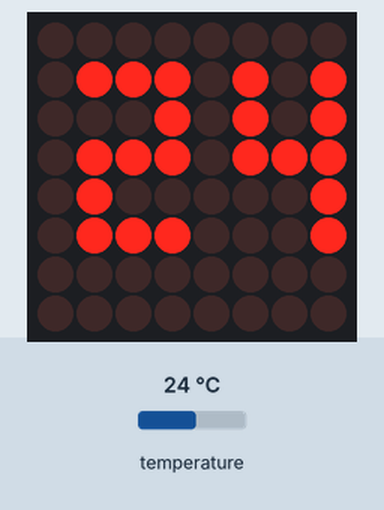
A sketch run on a simulated Arduino Uno, built with avr-gcc and run on an emulated ATmega328P. On the bench: 8×8 LED matrix. The inputs (shaded band) are chosen by the test bench; at power-on: temperature 24 °C.

Above: at 2.8 s.
2.9 s: temperature set to 12 °C
At 4.5 s:
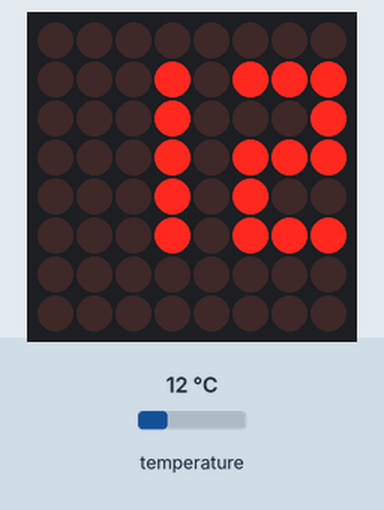
4.8 s: temperature set to 19 °C
At 6.6 s:
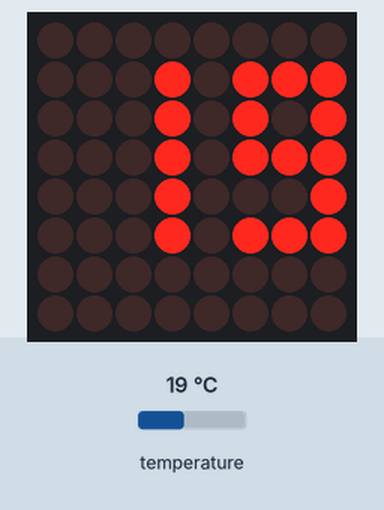
7.3 s: temperature set to 28 °C
At 8.8 s:
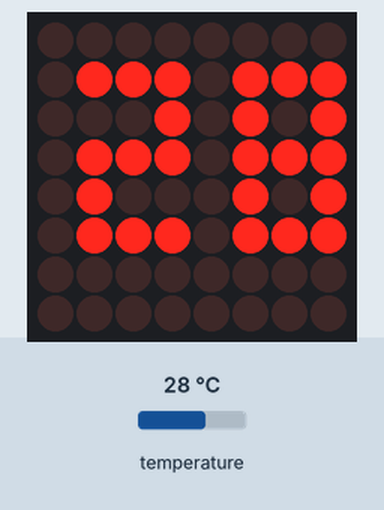
9.9 s: temperature set to 33 °C
At 12.1 s:
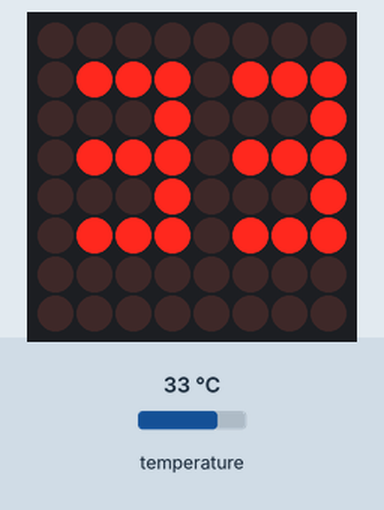
12.4 s: temperature set to 41 °C
At 14.2 s:
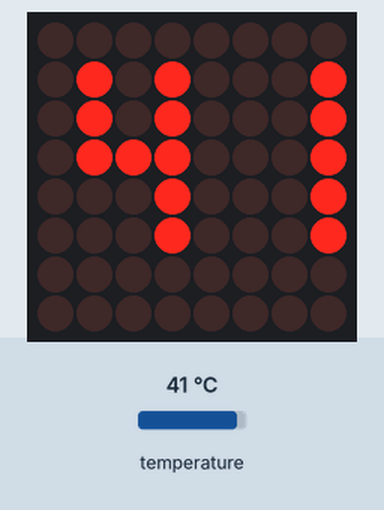
14.9 s: temperature set to 2 °C
At 16.3 s:
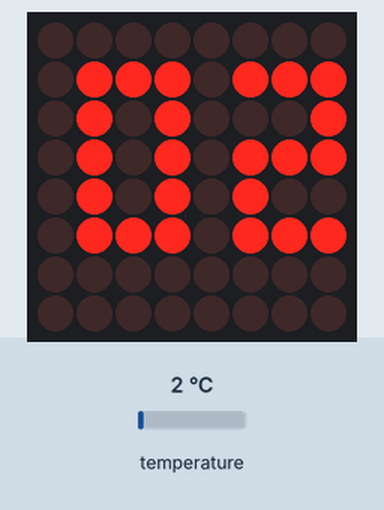
Timing chart, 0 to 17.9 s (numbered marks = the images above; inputs shaded):
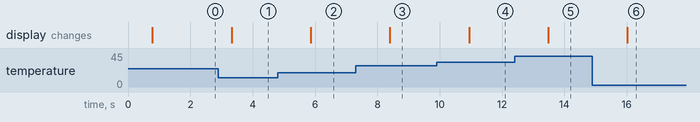

Measured:
- after the input at 2.9 s, the display: changes after 0.42 s (image 1)
- after the input at 4.8 s, the display: changes after 1.1 s (image 2)
- after the input at 7.3 s, the display: changes after 1.1 s (image 3)
- after the input at 9.9 s, the display: changes after 1.0 s (image 4)
- after the input at 12.4 s, the display: changes after 1.1 s (image 5)
- after the input at 14.9 s, the display: changes after 1.1 s (image 6)

The sketch:

led_acuario.ino
```cpp
#include "LedControl.h"
#include <DallasTemperature.h>
#include <OneWire.h>

int cero[15] =
{
  1,1,1,
  1,0,1,
  1,0,1,
  1,0,1,
  1,1,1
};

int uno[15] =
{
  0,0,1,
  0,0,1,
  0,0,1,
  0,0,1,
  0,0,1
};

int dos[15] =
{
  1,1,1,
  0,0,1,
  1,1,1,
  1,0,0,
  1,1,1
};

int tres[15] =
{
  1,1,1,
  0,0,1,
  1,1,1,
  0,0,1,
  1,1,1
};

int cuatro[15] =
{
  1,0,1,
  1,0,1,
  1,1,1,
  0,0,1,
  0,0,1
};

int cinco[15] =
{
  1,1,1,
  1,0,0,
  1,1,1,
  0,0,1,
  1,1,1
};

int seis[15] =
{
  1,1,1,
  1,0,0,
  1,1,1,
  1,0,1,
  1,1,1
};

int siete[15] =
{
  1,1,1,
  0,0,1,
  0,1,0,
  1,0,0,
  1,0,0
};

int ocho[15] =
{
  1,1,1,
  1,0,1,
  1,1,1,
  1,0,1,
  1,1,1
};

int nueve[15] =
{
  1,1,1,
  1,0,1,
  1,1,1,
  0,0,1,
  1,1,1
};

int LetraA[15] =
{
  1,1,1,
  1,0,1,
  1,1,1,
  1,0,1,
  1,0,1
};

int LetraT[15] =
{
  1,1,1,
  0,1,0,
  0,1,0,
  0,1,0,
  0,1,0
};

int LetraH[15] =
{
  1,0,1,
  1,0,1,
  1,1,1,
  1,0,1,
  1,0,1
};

const byte PinSensorTAgua = 3;
int TEMPERATURA_AGUA;

LedControl lc = LedControl(11,13,10,1);
OneWire ourWire(PinSensorTAgua);
DallasTemperature sensors(&ourWire);

void setup()
{
  lc.shutdown(0, false);
  lc.setIntensity(0, 4);
  lc.clearDisplay(0);

  sensors.begin();

  //Serial.begin(9600);
}

void loop()
{
  sensors.requestTemperatures();
  TEMPERATURA_AGUA = sensors.getTempCByIndex(0);

  //Serial.println(TEMPERATURA_AGUA);

  String numero1;
  String numero2;


  if (TEMPERATURA_AGUA < 10)
  {
    numero1 = "0";
    numero2 = String(TEMPERATURA_AGUA);
  }
  else
  {
    String valorCadena = String(TEMPERATURA_AGUA);

    numero1 = valorCadena.substring(0,1);
    numero2 = valorCadena.substring(1);
  }

  saberNumero(numero1.toInt(), 1, 1);
  saberNumero(numero2.toInt(), 1, 5);
  delay(500);
}

void mostrar(int numero[15], int comienzo_fila, int comienzo_columna)
{
  int numeroDatos = 0;

  for (int tamanio = 0; tamanio < 5; tamanio++)
  {
    for (int vuelta = 0; vuelta < 3; vuelta++)
    {
      lc.setLed(0,comienzo_fila + tamanio,comienzo_columna + vuelta, numero[numeroDatos]);
      numeroDatos++;
    }
  }
}

void saberNumero(int numero, int comienzo_fila, int comienzo_columna)
{
  switch (numero)
  {
    case 0:
      mostrar(cero,comienzo_fila,comienzo_columna);
      break;
    case 1:
      mostrar(uno,comienzo_fila,comienzo_columna);
      break;
    case 2:
      mostrar(dos,comienzo_fila,comienzo_columna);
      break;
    case 3:
      mostrar(tres,comienzo_fila,comienzo_columna);
      break;
    case 4:
      mostrar(cuatro,comienzo_fila,comienzo_columna);
      break;
    case 5:
      mostrar(cinco,comienzo_fila,comienzo_columna);
      break;
    case 6:
      mostrar(seis,comienzo_fila,comienzo_columna);
      break;
    case 7:
      mostrar(siete,comienzo_fila,comienzo_columna);
      break;

    case 8:
      mostrar(ocho,comienzo_fila,comienzo_columna);
      break;

    case 9:
      mostrar(nueve,comienzo_fila,comienzo_columna);
      break;

    default:
      break;
  }
}
```
